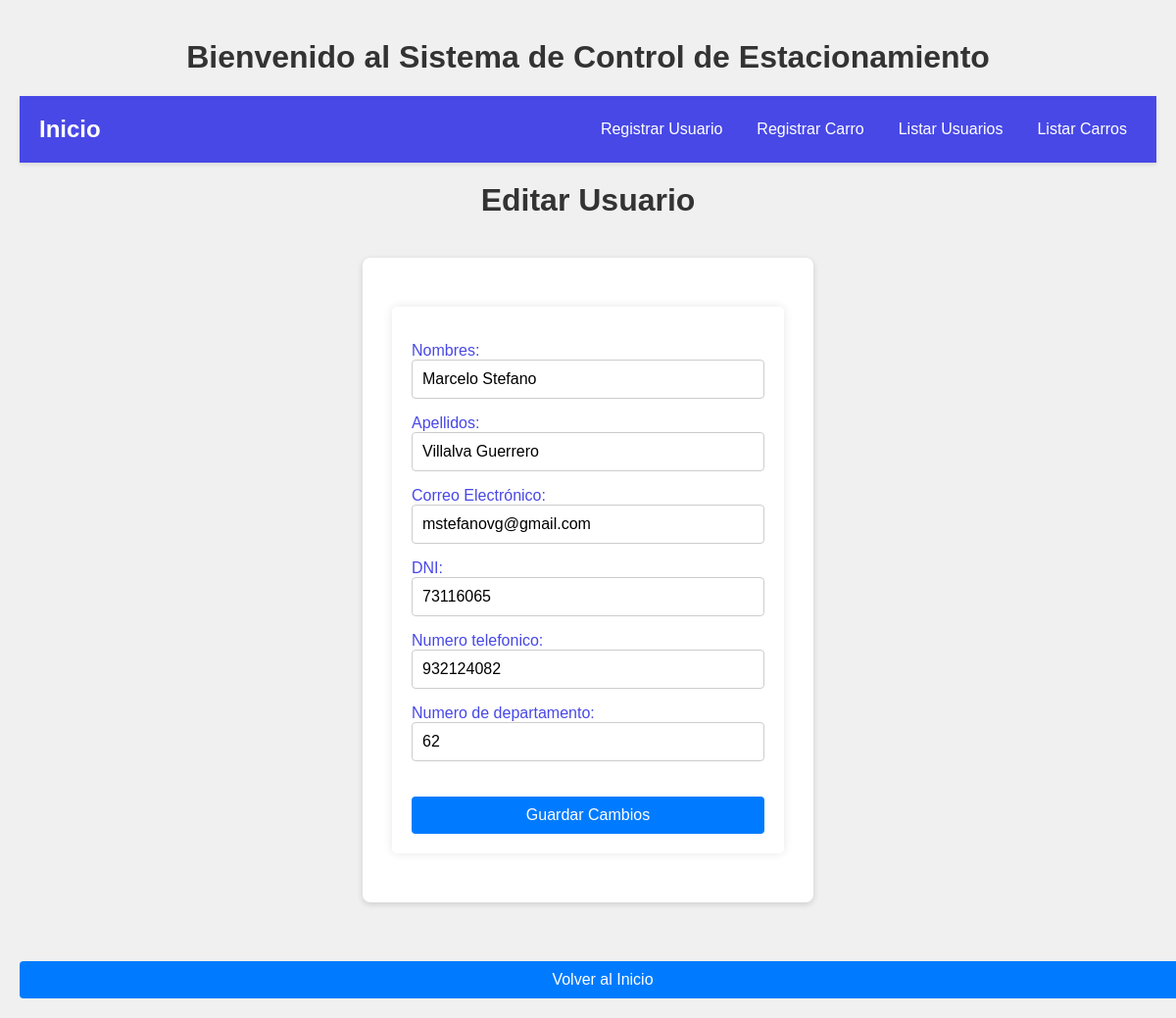
Page /registro/editar_usuario/4/ on the committed database.
### registro/models.py (models this page shows, shortened)
class Usuario(models.Model):
    name = models.CharField(max_length=200, verbose_name="Nombres")
    lastname = models.CharField(max_length=200, verbose_name="Apellidos")
    email = models.EmailField(max_length=200, unique=True, verbose_name="Correo Electrónico")
    dni = models.CharField(max_length=8, unique=True, verbose_name="DNI")
    telefono = models.CharField(max_length=9, verbose_name="Numero telefonico")
    flat_number = models.CharField(max_length=50, verbose_name="Numero de departamento")
    class Meta:
        verbose_name = "Usuario"
        verbose_name_plural = "Usuarios"

### registro/views.py (the view)
# urls.py: path('editar_usuario/<int:id>/', editar_usuario, name='editar_usuario'),
def editar_usuario(request, id): # este sirve pa editar
    usuario = get_object_or_404(Usuario, id=id) #aca verifica si existe el usuario por su id, si no existe manda un error 404
    if request.method == 'POST': # aca verifica si POST
        form = UsuarioForm(request.POST, instance=usuario) # aca carga el formulario e instancia al objeto usuario que esta en la primera parte
        if form.is_valid():# verifica si es valido el form
            form.save()# Guarda el form y sobreescribe la informacion del usuario en la bd
            return redirect('usuario_detail', id=usuario.id)# redirije a detail
    else:
        form = UsuarioForm(instance=usuario)# si el metodo es get carga el formulario instanciando al objeto usuario
    return render(request, 'editar_usuario.html', {'form': form})

### registro/forms.py
class UsuarioForm(forms.ModelForm):
    class Meta:
        model = Usuario
        fields = [ 'name', 'lastname', 'email', 'dni', 'telefono', 'flat_number']
        widgets = {
            'name': forms.TextInput(attrs={'placeholder': 'Ingrese el nombre'}),
            'lastname': forms.TextInput(attrs={'placeholder': 'Ingrese el apellido'}),
            'email': forms.EmailInput(attrs={'placeholder': 'Ingrese el correo electrónico'}),
            'telefono' : forms.TextInput(attrs={'Placeholder': 'Ingrese su numero de telefono'}),
            'dni': forms.TextInput(attrs={'placeholder': 'Ingrese el DNI'}),
            'flat_number' : forms.TextInput(attrs={'placeholder': 'Ingrese el numero de departamento'}),
        }

### registro/templates/editar_usuario.html (shortened to what this page needs)
{% extends 'base.html' %}
{% block content %}
    <h1>Editar Usuario</h1>
    <form method="post">
        <div class="form-container">
            {{ form.as_p }}
            <button type="submit" class="btn">Guardar Cambios</button>
        </div>
    </form>
    <a href="{% url 'index' %}" class="btn">Volver al Inicio</a>
{% endblock %}

### registro/templates/base.html (style rules this page uses)
body { font-family: Arial, sans-serif; background-color: #f0f0f0; color: #333; margin: 0; padding: 20px; }
form { background-color: #ffffff; padding: 30px; border-radius: 8px; box-shadow: 0 2px 6px rgba(0, 0, 0, 0.15); max-width: 400px; margin: 40px auto; }
label { font-size: 16px; margin-bottom: 5px; color: #4848E7; }
input[type="text"], input[type="email"], select { width: 100%; padding: 10px; font-size: 16px; border-radius: 4px; border: 1px solid #ccc; transition: border-color 0.3s; box-sizing: border-box; }
.btn { background-color: #4848E7; color: #ffffff; text-decoration: none; padding: 10px 20px; border-radius: 4px; transition: background-color 0.3s ease; text-align: center; display: inline-block; margin-top: 20px; cursor: pointer; border: none; width: 100%; }
h1 { color: #333; text-align: center; margin-top: 20px; }
.form-container { background: #fff; padding: 20px; margin: 20px auto; border-radius: 5px; box-shadow: 0 0 10px rgba(0, 0, 0, 0.1); }
.btn { display: inline-block; padding: 10px 15px; font-size: 16px; color: #fff; background-color: #007bff; border: none; border-radius: 4px; text-decoration: none; text-align: center; }

### rows in the picture
Usuario: name "Marcelo Stefano", lastname "Villalva Guerrero", email "mstefanovg@gmail.com", dni "73116065", telefono "932124082", flat_number "62"
